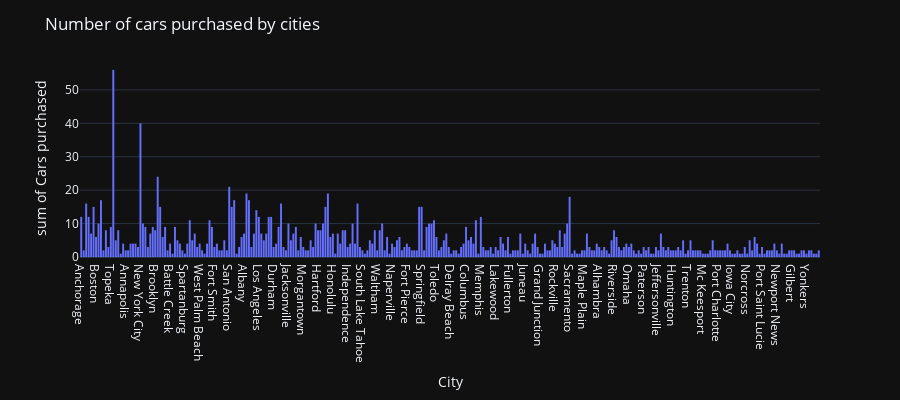

Here is the notebook cell this chart was saved with:
### Markdown cell above
```python
Insight: Only Washington and New York City sold above 15million dollars.

### Code cell
fig = px.histogram(df, x = "City", y = "Quantity", labels = {'Quantity': "Cars purchased"}
                   , template='plotly_dark', height = 400)#.update_xaxes(categoryorder='total descending')
fig.update_layout(
    title_text='Number of cars purchased by cities')
fig.show()

### Figure 1 — Plotly figure (JSON) as saved in the notebook; plotly's stock layout.template omitted (floating-point values rounded to 4 significant figures; data arrays with more than 128 entries replaced by an {"elided": "..."} marker saying what was removed)
{"data": [{"bingroup": "x", "histfunc": "sum", "hovertemplate": "City=%{x}<br>sum of Cars purchased=%{y}<extra></extra>", "legendgroup": "", "marker": {"color": "#636efa", "pattern": {"shape": ""}}, "name": "", "orientation": "v", "showlegend": false, "type": "histogram", "x": {"elided": "1000 str values"}, "xaxis": "x", "y": {"elided": "1000 int values"}, "yaxis": "y"}], "layout": {"barmode": "relative", "height": 400, "legend": {"tracegroupgap": 0}, "margin": {"t": 60}, "title": {"text": "Number of cars purchased by cities"}, "xaxis": {"anchor": "y", "domain": [0, 1], "title": {"text": "City"}}, "yaxis": {"anchor": "x", "domain": [0, 1], "title": {"text": "sum of Cars purchased"}}}}
